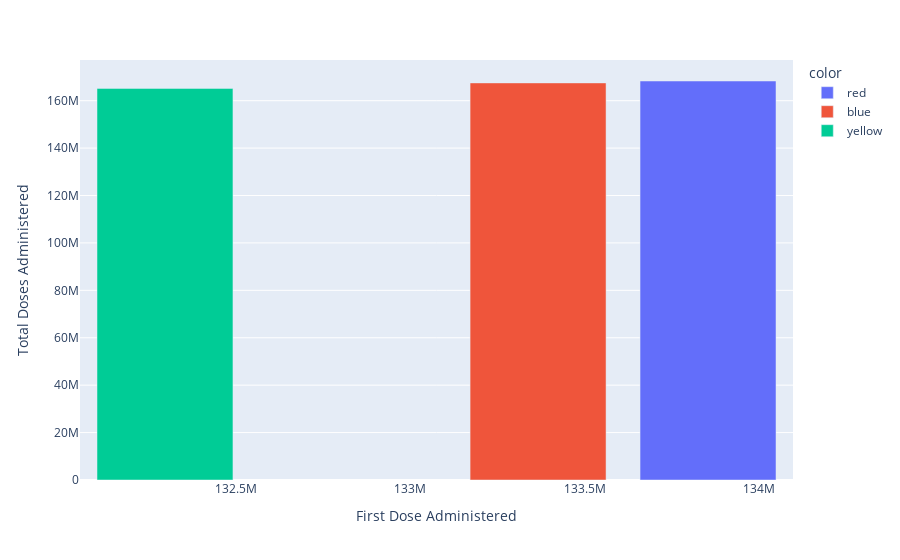

Source (notebook cell):
### Code cell
px.bar(df_dose.head(3),x='First Dose Administered',y='Total Doses Administered',color=['red', 'blue', 'yellow'])

### Figure 1 — Plotly figure (JSON) as saved in the notebook; plotly's stock layout.template omitted (floating-point values rounded to 4 significant figures)
{"data": [{"alignmentgroup": "True", "hovertemplate": "color=red<br>First Dose Administered=%{x}<br>Total Doses Administered=%{y}<extra></extra>", "legendgroup": "red", "marker": {"color": "#636efa"}, "name": "red", "offsetgroup": "red", "orientation": "v", "showlegend": true, "textposition": "auto", "type": "bar", "x": [133854676], "xaxis": "x", "y": [168304868], "yaxis": "y"}, {"alignmentgroup": "True", "hovertemplate": "color=blue<br>First Dose Administered=%{x}<br>Total Doses Administered=%{y}<extra></extra>", "legendgroup": "blue", "marker": {"color": "#EF553B"}, "name": "blue", "offsetgroup": "blue", "orientation": "v", "showlegend": true, "textposition": "auto", "type": "bar", "x": [133366482], "xaxis": "x", "y": [167493857], "yaxis": "y"}, {"alignmentgroup": "True", "hovertemplate": "color=yellow<br>First Dose Administered=%{x}<br>Total Doses Administered=%{y}<extra></extra>", "legendgroup": "yellow", "marker": {"color": "#00cc96"}, "name": "yellow", "offsetgroup": "yellow", "orientation": "v", "showlegend": true, "textposition": "auto", "type": "bar", "x": [132294827], "xaxis": "x", "y": [165190000], "yaxis": "y"}], "layout": {"barmode": "relative", "legend": {"title": {"text": "color"}, "tracegroupgap": 0}, "margin": {"t": 60}, "xaxis": {"anchor": "y", "domain": [0, 1], "title": {"text": "First Dose Administered"}}, "yaxis": {"anchor": "x", "domain": [0, 1], "title": {"text": "Total Doses Administered"}}}}
